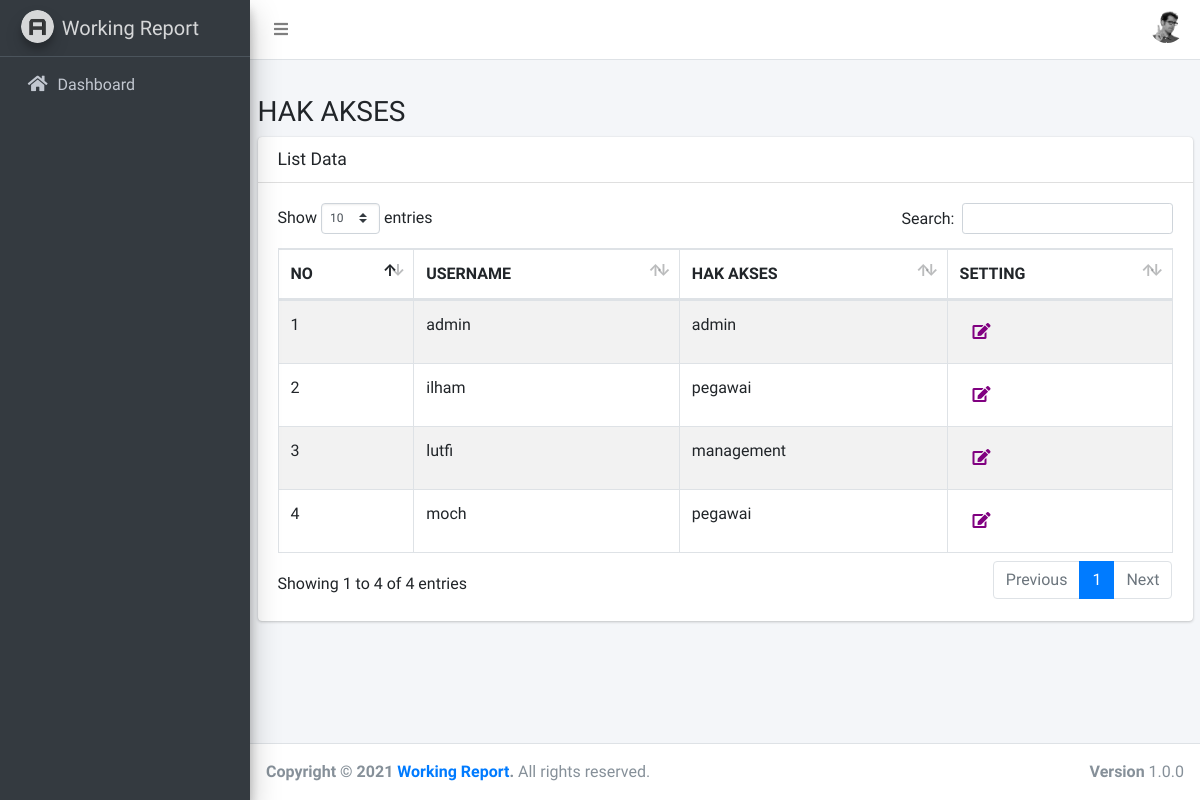
Page /index.php/role on the earlier database version.
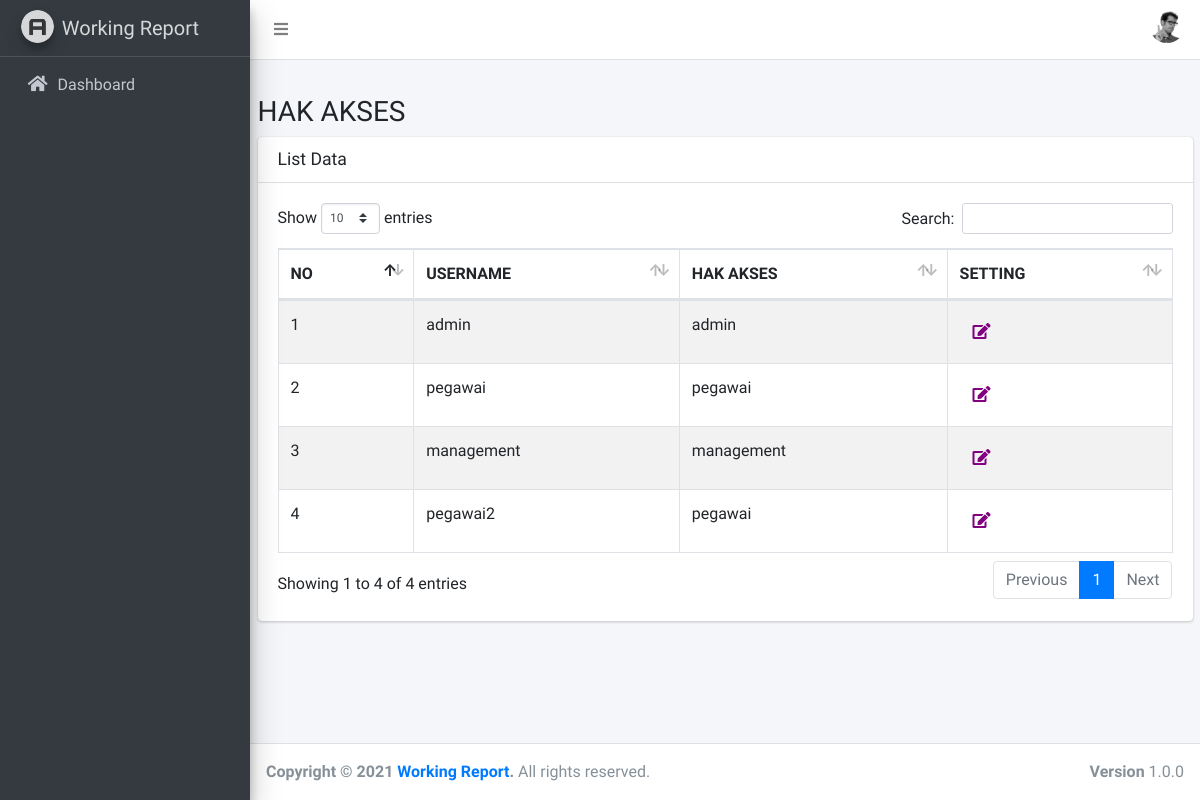
Same page on the later database version.
### tables this page shows
CREATE TABLE `users` (
  `id` int(11) NOT NULL,
  `username` varchar(50) DEFAULT NULL,
  `password` varchar(100) DEFAULT NULL,
  `role_id` int(11) DEFAULT NULL,
  `created_date` datetime DEFAULT NULL,
  `updated_date` datetime DEFAULT NULL
);

CREATE TABLE `roles` (
  `id` int(11) NOT NULL,
  `parent_role_id` int(11) DEFAULT NULL,
  `name` varchar(255) DEFAULT NULL,
  `description` text DEFAULT NULL,
  `created_by` varchar(50) DEFAULT NULL,
  `created_date` datetime DEFAULT NULL,
  `updated_by` varchar(50) DEFAULT NULL,
  `updated_date` datetime DEFAULT NULL
);

### application/controllers/Role.php (called while the page is built, shortened)
<?php
class Role extends CI_Controller
{
    function __construct(){
		$this->load->model('M_role');
		$this->load->model('M_user');
		$this->load->library('form_validation');
	}
    public function index()
    {
		$data['listrole'] = $this->M_role->getAll();
        $data['content'] = 'role/v_role';
        $this->load->view('v_template',$data);
    }
}

### index.php (called while the page is built, shortened)
<?php
require_once BASEPATH.'core/CodeIgniter.php';

### application/models/M_role.php (called while the page is built, shortened)
<?php
	class M_role extends CI_Model {
        private $_table = 'users';
        private $_table2 = 'roles';
        public function getAll(){
            $this->db->select('users.*, b.name');
            $this->db->from($this->_table);
            $this->db->join($this->_table2. " b", 'b.id = users.role_id');
            $query = $this->db->get();
            return $query;
        }
	}
?>

### application/views/role/v_role.php (the view, shortened to what this page needs)
<div class="col-sm-12">
    <div class="thumbnail">
        <div class="caption">
            <h3>
                HAK AKSES
            </h3>
        </div>
        <div class="card">
            <div class="card-header">
                <h3 class="card-title">List Data</h3>
            </div>
            <div class="card-body">
                <table id="example1" class="table table-bordered table-striped">
                    <thead>
                        <tr>
                            <th>NO</th>
                            <th>USERNAME</th>
                            <th>HAK AKSES</th>
                            <th>SETTING</th>
                        </tr>
                    </thead>
                    <tbody>
                        <?php
                            $no = 1;
                            foreach($listrole->result() as $rowrole){
                        ?>
                            <tr>
                                <td><?=$no?></td>
                                <td><?=$rowrole->username;?></td>
                                <td><?=$rowrole->name;?></td>
                                <td>
                                    <a href="<?= base_url(); ?>role/form/<?=$rowrole->id?>"
                                    class="btn"
                                    >
                                    <i class="fa fa-edit" style='color: purple'></i>
                                    </a>
                                </td>
                            </tr>
                        <?php
                                $no++;
                            }
                        ?>
                    </tbody>
                </table>
            </div>
        </div>
    </div>
</div>

Differences in the rows shown:
removed users: username "moch", role.name "pegawai"
changed users (number 2 of 4 on the later page): username "ilham" → "pegawai"
changed users "management": username "lutfi" → "management"
added users: username "pegawai2", role.name "pegawai"
